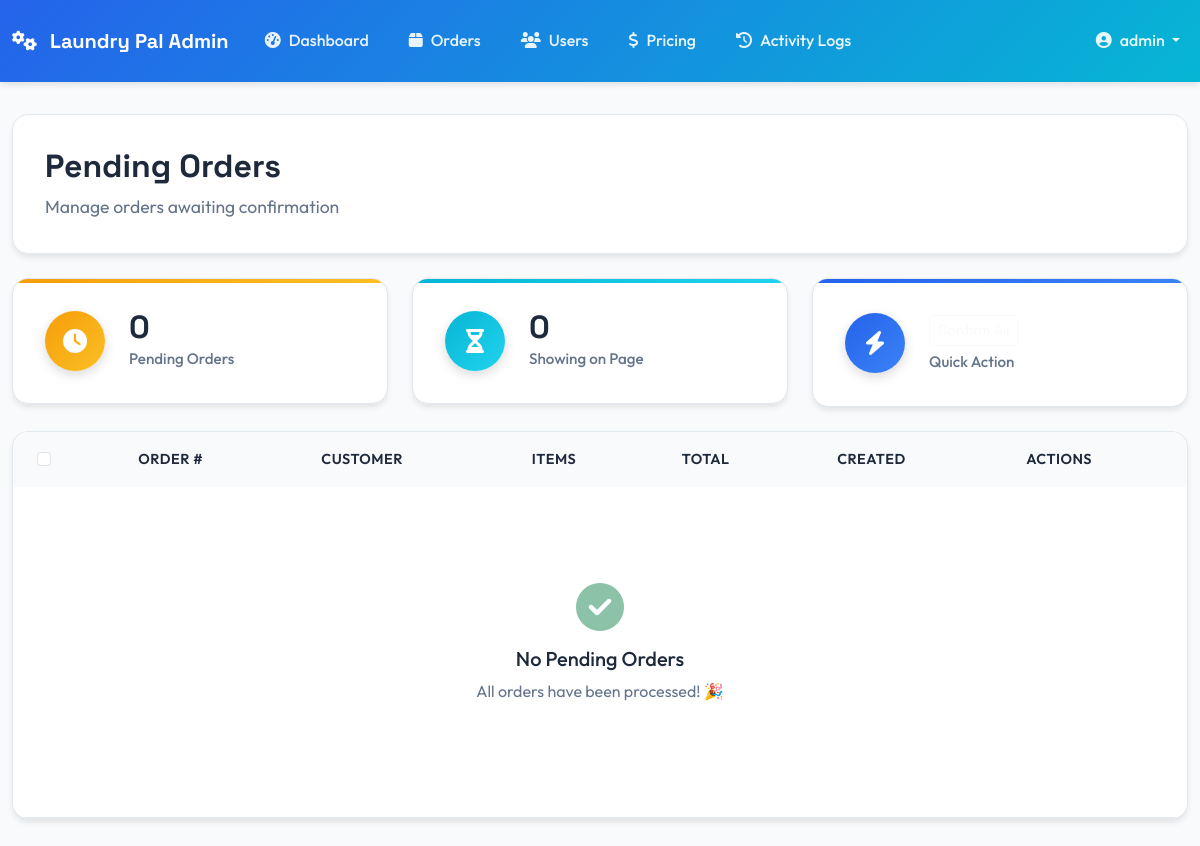
Before: /admin-panel/orders/pending/ (signed in) with the older database file.
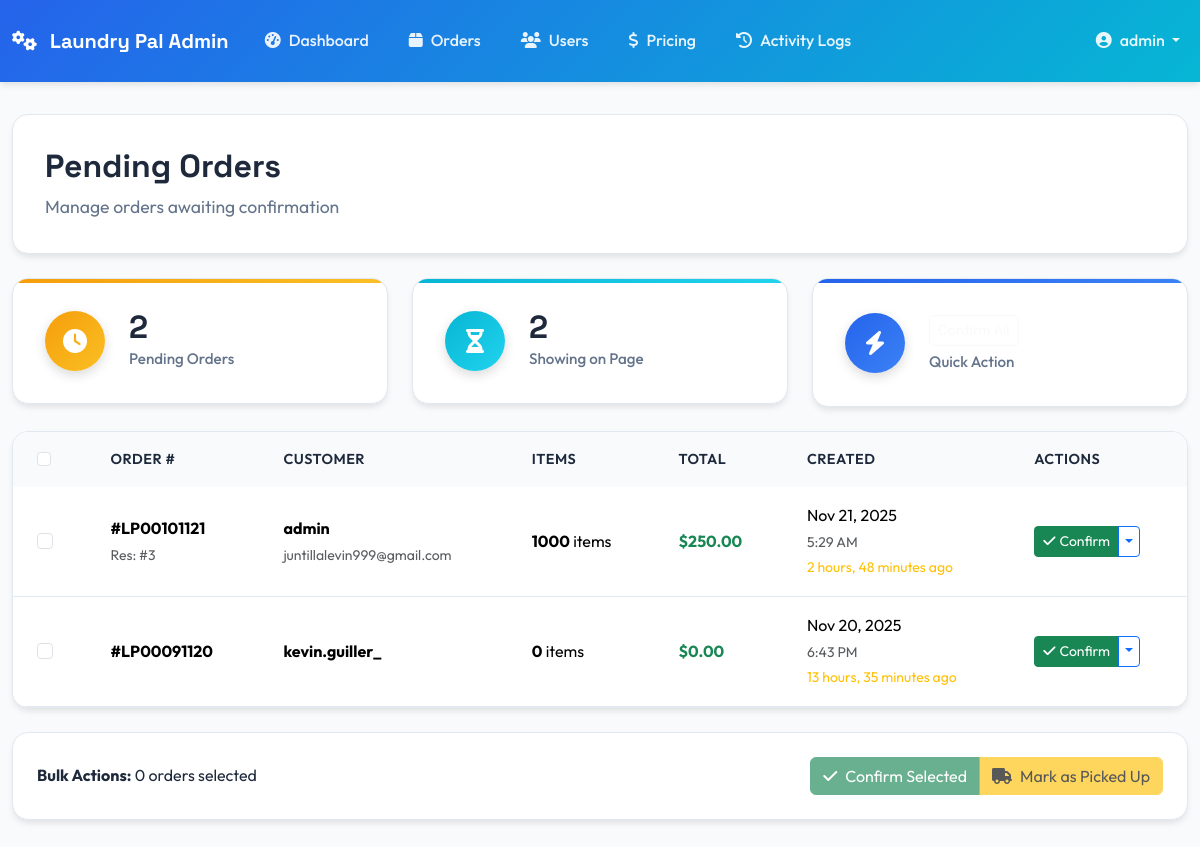
After: the same page with the newer database file.
### orders/models.py (models this page shows, shortened)
class Order(models.Model):
	class Status(models.TextChoices):
		PENDING = 'pending', 'Pending'
		CONFIRMED = 'confirmed', 'Confirmed'
		PICKED_UP = 'picked_up', 'Picked Up'
		WASHING = 'washing', 'Washing'
		DRYING = 'drying', 'Drying'
		FOLDING = 'folding', 'Folding'
		READY = 'ready', 'Ready for Delivery'
		OUT_FOR_DELIVERY = 'out_for_delivery', 'Out for Delivery'
		DELIVERED = 'delivered', 'Delivered'
	user = models.ForeignKey(settings.AUTH_USER_MODEL, on_delete=models.CASCADE, related_name='orders')
	reservation = models.ForeignKey('reservations.Reservation', on_delete=models.SET_NULL, null=True, blank=True, related_name='orders')
	order_number = models.CharField(max_length=20, unique=True, blank=True)
	status = models.CharField(max_length=20, choices=Status.choices, default=Status.PENDING)
	total_items = models.PositiveIntegerField(default=0)
	total_cost = models.DecimalField(max_digits=10, decimal_places=2, default=Decimal('0.00'))
	special_instructions = models.TextField(blank=True)
	estimated_completion = models.DateTimeField(null=True, blank=True)
	created_at = models.DateTimeField(auto_now_add=True)
	updated_at = models.DateTimeField(auto_now=True)
	class Meta:
		ordering = ['-created_at']

### reservations/models.py (models this page shows, shortened)
class Reservation(models.Model):
	class Status(models.TextChoices):
		PENDING = 'pending', 'Pending'
		CONFIRMED = 'confirmed', 'Confirmed'
		IN_PROGRESS = 'in_progress', 'In Progress'
		COMPLETED = 'completed', 'Completed'
		CANCELLED = 'cancelled', 'Cancelled'
	class Priority(models.TextChoices):
		STANDARD = 'standard', 'Standard'
		EXPRESS = 'express', 'Express (24h)'
		RUSH = 'rush', 'Rush (Same Day)'
	user = models.ForeignKey(settings.AUTH_USER_MODEL, on_delete=models.CASCADE, related_name='reservations')
	service_type = models.ForeignKey(ServiceType, on_delete=models.CASCADE, null=True, blank=True)
	pickup_datetime = models.DateTimeField()
	delivery_datetime = models.DateTimeField()
	address = models.CharField(max_length=255)
	phone_number = models.CharField(max_length=20, blank=True)
	notes = models.TextField(blank=True)
	priority = models.CharField(max_length=20, choices=Priority.choices, default=Priority.STANDARD)
	status = models.CharField(max_length=20, choices=Status.choices, default=Status.PENDING)
	estimated_cost = models.DecimalField(max_digits=10, decimal_places=2, null=True, blank=True)
	final_cost = models.DecimalField(max_digits=10, decimal_places=2, null=True, blank=True)
	created_at = models.DateTimeField(auto_now_add=True)
	updated_at = models.DateTimeField(auto_now=True)
	class Meta:
		ordering = ['-created_at']

### admin_panel/views.py (the view)
# urls.py: path('orders/pending/', views.pending_orders_view, name='pending_orders'),
@login_required
@user_passes_test(is_admin_user)
def pending_orders_view(request):
    pending_orders = Order.objects.filter(status='pending').select_related('user', 'reservation').prefetch_related('items').order_by('-created_at')
    paginator = Paginator(pending_orders, 20)
    page_number = request.GET.get('page')
    page_obj = paginator.get_page(page_number)
    context = {
        'page_obj': page_obj,
        'pending_count': pending_orders.count(),
        'page_title': 'Pending Orders',
    }
    return render(request, 'admin_panel/pending_orders.html', context)

### admin_panel/views.py (called while the page is built)
def is_admin_user(user):
    return user.is_authenticated and (user.is_staff or user.is_superuser)

### admin_panel/templates/admin_panel/pending_orders.html (shortened to what the changed rows need)
{% extends 'admin_panel/base_admin.html' %}
{% block page_title %}Pending Orders{% endblock %}
{% block content %}
<div class="row g-4 mb-4">
    <div class="col-md-4">
        <div class="admin-stat-card stat-warning">
            <div class="stat-content">
                <h3 class="stat-number">{{ pending_count }}</h3>
                <p class="stat-label">Pending Orders</p>
            </div>
        </div>
    </div>
    <div class="col-md-4">
        <div class="admin-stat-card stat-info">
            <div class="stat-content">
                <h3 class="stat-number">
                    {% if pending_count > 0 %}
                        {{ page_obj|length }}
                    {% else %}
                        0
                    {% endif %}
                </h3>
                <p class="stat-label">Showing on Page</p>
            </div>
        </div>
    </div>
</div>
<div class="admin-table">
    <table class="table">
        <thead>
            <tr>
                <th>
                    <input type="checkbox" id="selectAll" class="form-check-input">
                </th>
                <th>Order #</th>
                <th>Customer</th>
                <th>Items</th>
                <th>Total</th>
                <th>Created</th>
                <th>Actions</th>
            </tr>
        </thead>
        <tbody>
            {% for order in page_obj %}
                <tr id="order-row-{{ order.id }}">
                    <td>
                        <input type="checkbox" class="form-check-input order-checkbox" value="{{ order.id }}">
                    </td>
                    <td>
                        <div class="order-info">
                            <strong>#{{ order.order_number }}</strong>
                            {% if order.reservation %}
                                <br><small class="text-muted">Res: #{{ order.reservation.id }}</small>
                            {% endif %}
                        </div>
                    </td>
                    <td>
                        <div class="customer-info-compact">
                            <div class="customer-name">
                                <strong>{{ order.user.first_name|default:order.user.username }}</strong>
                            </div>
                            <small class="text-muted">{{ order.user.email }}</small>
                        </div>
                    </td>
                    <td>
                        <div class="items-info">
                            <strong>{{ order.total_items }}</strong> items
                        </div>
                    </td>
                    <td>
                        <strong class="text-success">${{ order.total_cost|floatformat:2 }}</strong>
                    </td>
                    <td>
                        <div class="date-info">
                            {{ order.created_at|date:"M d, Y" }}
                            <br><small class="text-muted">{{ order.created_at|time:"g:i A" }}</small>
                            <br><small class="text-warning">{{ order.created_at|timesince }} ago</small>
                        </div>
                    </td>
                    <td>
                        <div class="btn-group">
                            <button type="button" class="btn btn-sm btn-success confirm-order-btn"
                                    data-order-id="{{ order.id }}"
                                    data-order-number="{{ order.order_number }}">
                                <i class="fas fa-check me-1"></i>Confirm
                            </button>
                            <button type="button" class="btn btn-sm btn-outline-primary dropdown-toggle dropdown-toggle-split"
                                    data-bs-toggle="dropdown">
                            </button>
                        </div>
                    </td>
                </tr>
            {% empty %}
                <tr>
                    <td colspan="7" class="text-center py-5">
                        <div class="admin-empty-state">
                            <i class="fas fa-check-circle text-success"></i>
                            <h5>No Pending Orders</h5>
                            <p>All orders have been processed! 🎉</p>
                        </div>
                    </td>
                </tr>
            {% endfor %}
        </tbody>
    </table>
</div>
{% if page_obj %}
<div class="admin-card mt-4">
    <div class="admin-card-body">
        <div class="d-flex justify-content-between align-items-center">
            <div>
                <strong>Bulk Actions:</strong>
                <span id="selected-count">0</span> orders selected
            </div>
            <div class="btn-group">
                <button type="button" class="btn btn-success" id="bulk-confirm-btn" disabled>
                    <i class="fas fa-check me-2"></i>Confirm Selected
                </button>
                <button type="button" class="btn btn-warning" id="bulk-pickup-btn" disabled>
                    <i class="fas fa-truck me-2"></i>Mark as Picked Up
                </button>
            </div>
        </div>
    </div>
</div>
{% endif %}
{% endblock %}

Changed rows visible on the page:
added Order: order_number "LP00101121", reservation.id "3", user.first_name "admin", user.email "juntillalevin999@gmail.com", total_items "1000", total_cost "250.00", created_at "Nov 21, 2025", created_at "5:29 AM", created_at "2 hours, 48 minutes"
added Order: order_number "LP00091120", user.first_name "kevin.guiller_", total_items "0", total_cost "0.00", created_at "Nov 20, 2025", created_at "6:43 PM", created_at "13 hours, 35 minutes"
Other visible differences:
{{ pending_count }}: "0" → "2"
{{ page_obj|length }}: (not shown) → "2"
text no longer shown: "No Pending Orders All orders have been processed! 🎉"
text now shown: "Bulk Actions: orders selected Confirm Selected Mark as Picked Up"
